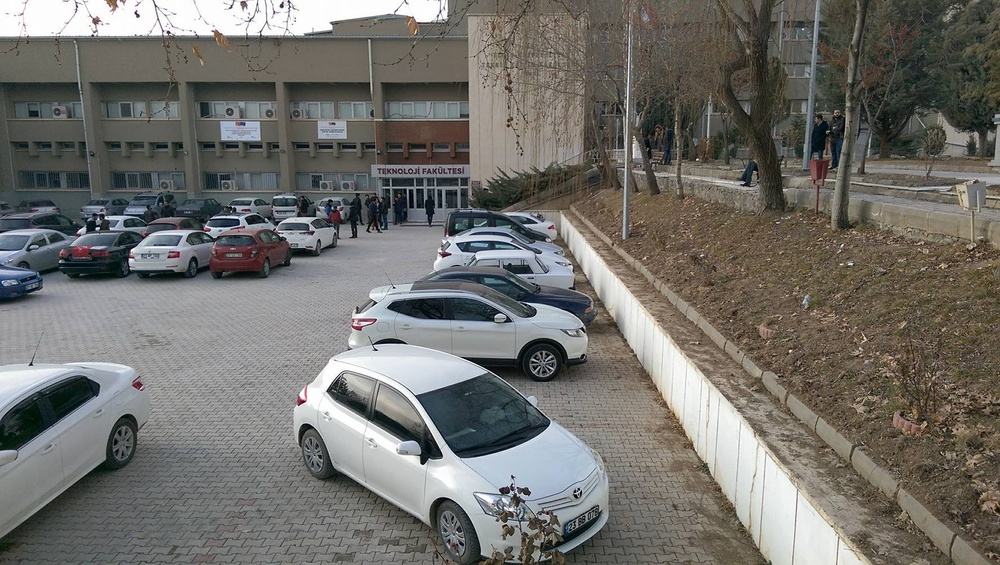
#> input picture Görüntü İşleme/araba tanıma resimden/images/1.jpg, 1000 x 565 px, shrunk from 1776 x 1004 before the run
$ python car_detector.py --image images/1.jpg
#> lines starting #> are read from the running program, lines starting #| are printed output that depends on the picture; after the words box and inside, x2 and y2 are one past the last pixel; in counts of white or black regions, pixels touching at a corner belong together
# python car_detector.py --image images/1.jpg

import argparse
import cv2
import requests

ap = argparse.ArgumentParser()
ap.add_argument("-i", "--image", required=True)
ap.add_argument("-c", "--cascade",
	default="cascade.xml")
args = vars(ap.parse_args())

image = cv2.imread(args["image"])
#> image is the input picture: shape (565, 1000, 3); mean B, G, R 107.3, 111.8, 113.4
gray = cv2.cvtColor(image, cv2.COLOR_BGR2GRAY)
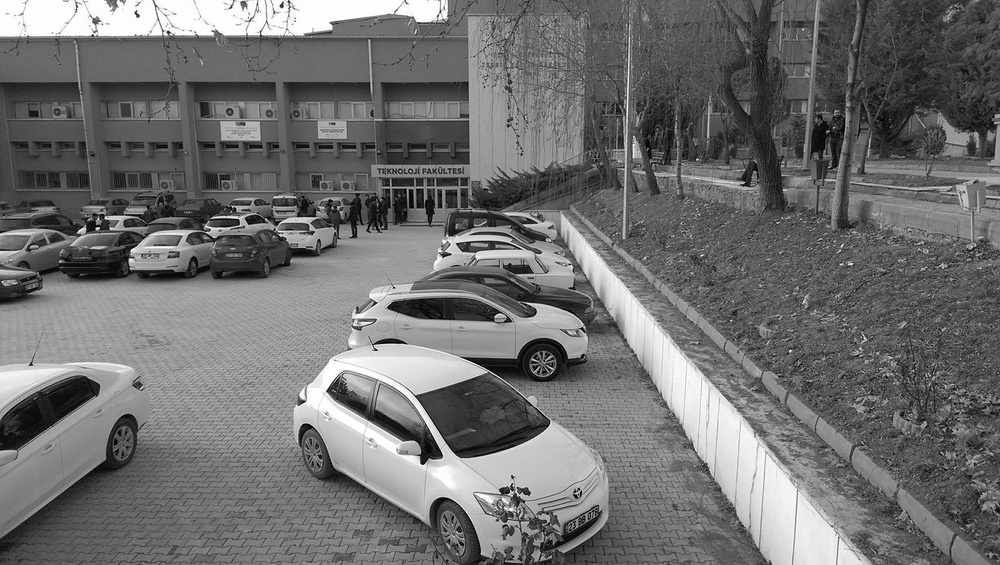
#> gray: shape (565, 1000); min 0, max 255, mean 111.8

detector = cv2.CascadeClassifier(args["cascade"])
rects = detector.detectMultiScale(gray, scaleFactor=1.5,
	minNeighbors=10, minSize=(75, 75))
#> rects = [[376, 54, 101, 101], [108, 199, 101, 101]]

for (i, (x, y, w, h)) in enumerate(rects):
	cv2.rectangle(image, (x, y), (x + w, y + h), (0, 0, 255), 2)
	cv2.putText(image, "Car #{}".format(i + 1), (x, y - 10),
		cv2.FONT_HERSHEY_SIMPLEX, 0.55, (0, 0, 255), 2)
#> this loop made 2 passes
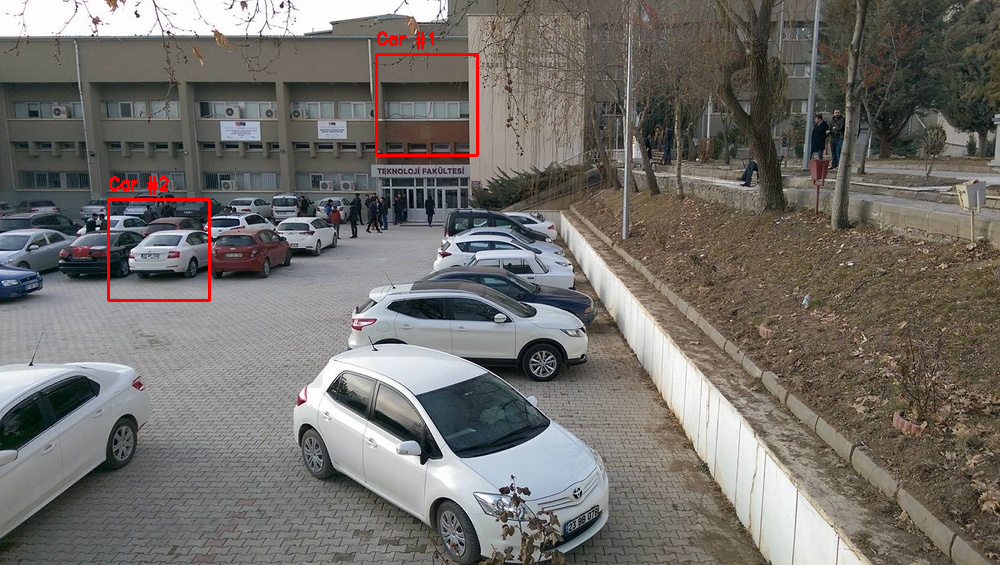
#> image: shape (565, 1000, 3); 0.57% of pixels changed, all inside (x1, y1, x2, y2) = (107, 31, 479, 302)

cv2.imshow("Cars", image)
#> (the run stopped early here; a loop or call above may not have finished)

$ run again, with Görüntü İşleme/araba tanıma resimden/images/2.jpg copied over Görüntü İşleme/araba tanıma resimden/images/1.jpg
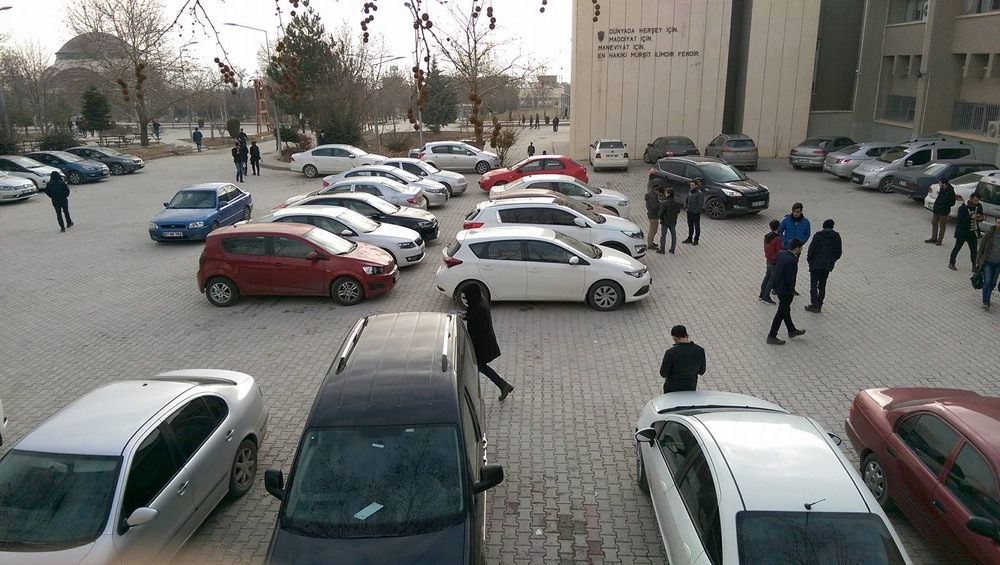
#> input picture Görüntü İşleme/araba tanıma resimden/images/2.jpg, 1000 x 565 px, shrunk from 1776 x 1004 before the run
#> image is the input picture: shape (565, 1000, 3); mean B, G, R 113.4, 116.4, 116.6
#> `gray = cv2.cvtColor(image, cv2.COLOR_BGR2GRAY)`:
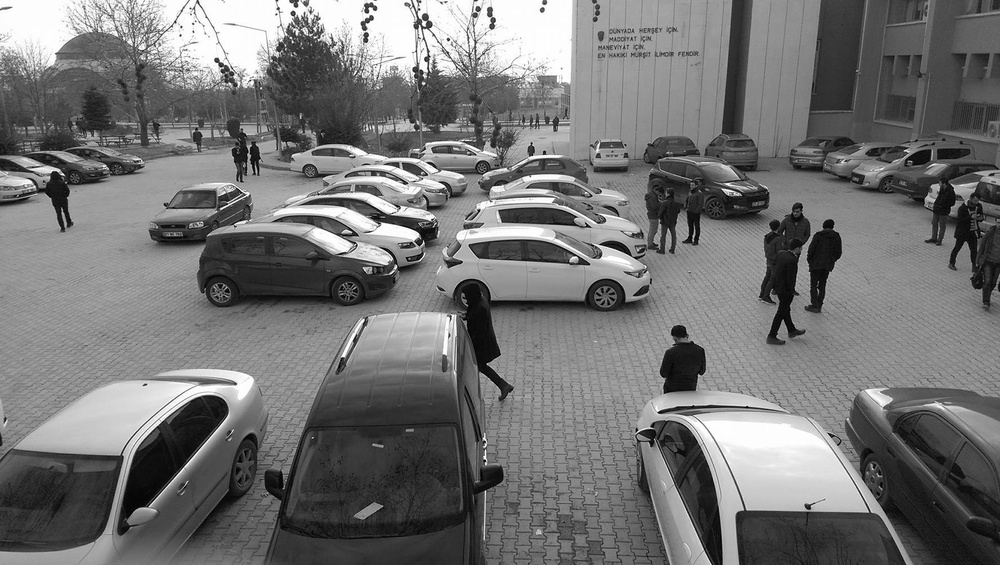
#> gray: shape (565, 1000); min 0, max 255, mean 116.2
#> rects = [[476, 174, 101, 101]]
#> the loop `for (i, (x, y, w, h)) in enumerate(rects):` made 1 pass
#> after the loop `for (i, (x, y, w, h)) in enumerate(rects):`:
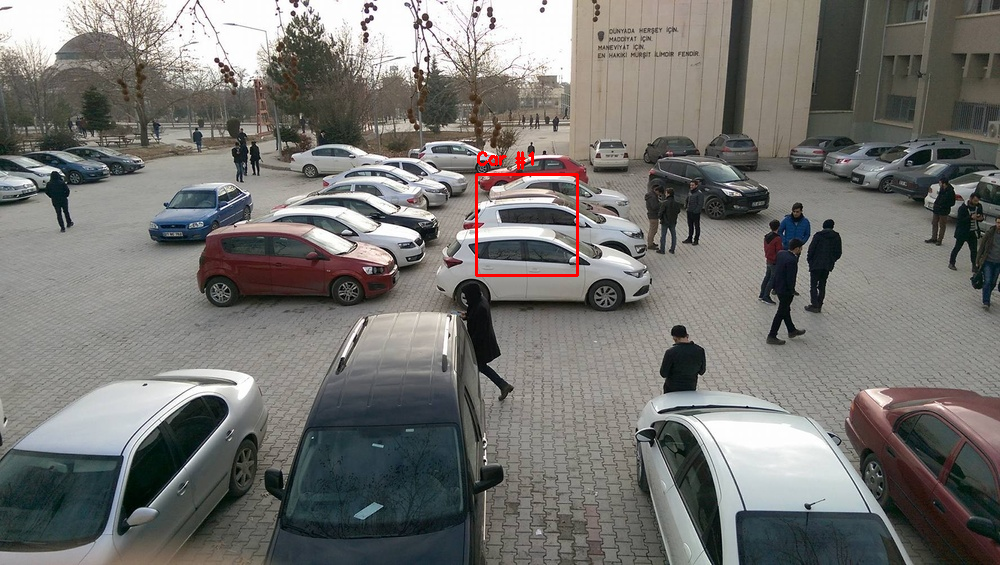
#> image: shape (565, 1000, 3); 0.28% of pixels changed, all inside (x1, y1, x2, y2) = (475, 151, 579, 277)

$ run again, with Görüntü İşleme/araba tanıma resimden/images/3.jpg copied over Görüntü İşleme/araba tanıma resimden/images/1.jpg
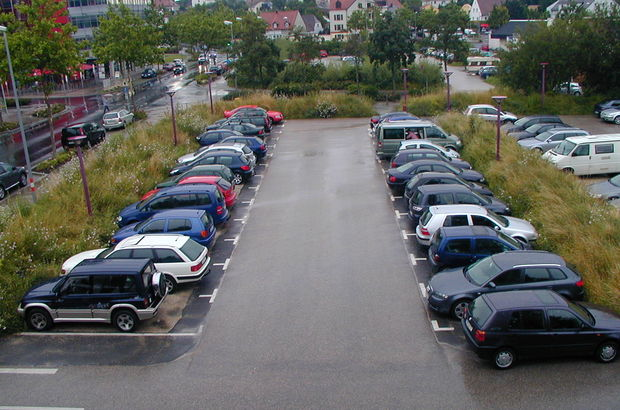
#> input picture Görüntü İşleme/araba tanıma resimden/images/3.jpg, 620 x 410 px
#> image is the input picture: shape (410, 620, 3); mean B, G, R 94.7, 99.3, 98
#> `gray = cv2.cvtColor(image, cv2.COLOR_BGR2GRAY)`:
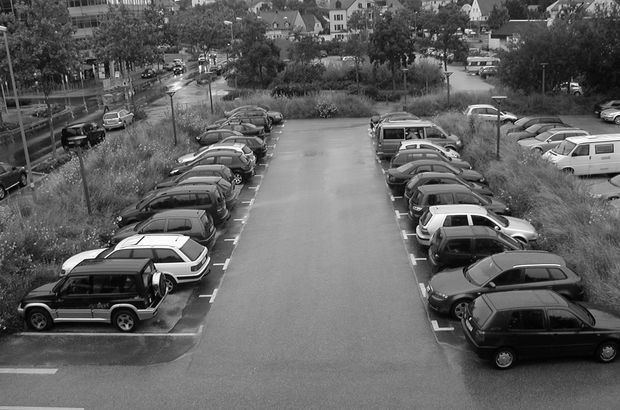
#> gray: shape (410, 620); min 0, max 255, mean 98.4
#> rects = [[360, 96, 101, 101], [404, 166, 101, 101], [474, 243, 101, 101]]
#> the loop `for (i, (x, y, w, h)) in enumerate(rects):` made 3 passes
#> (x, y) on passes 1 to 3: (360, 96), (404, 166), (474, 243)
#> after the loop `for (i, (x, y, w, h)) in enumerate(rects):`:
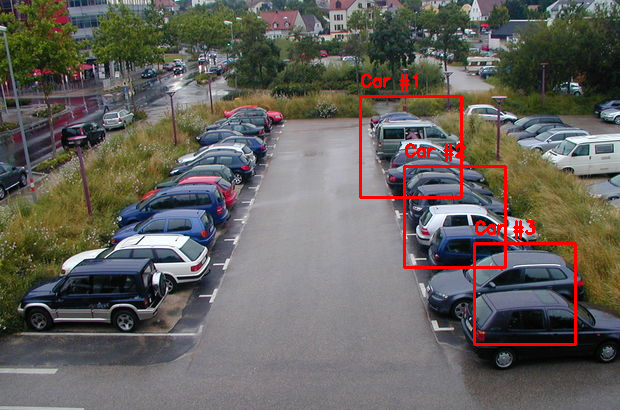
#> image: shape (410, 620, 3); 1.88% of pixels changed, all inside (x1, y1, x2, y2) = (359, 73, 577, 346)
